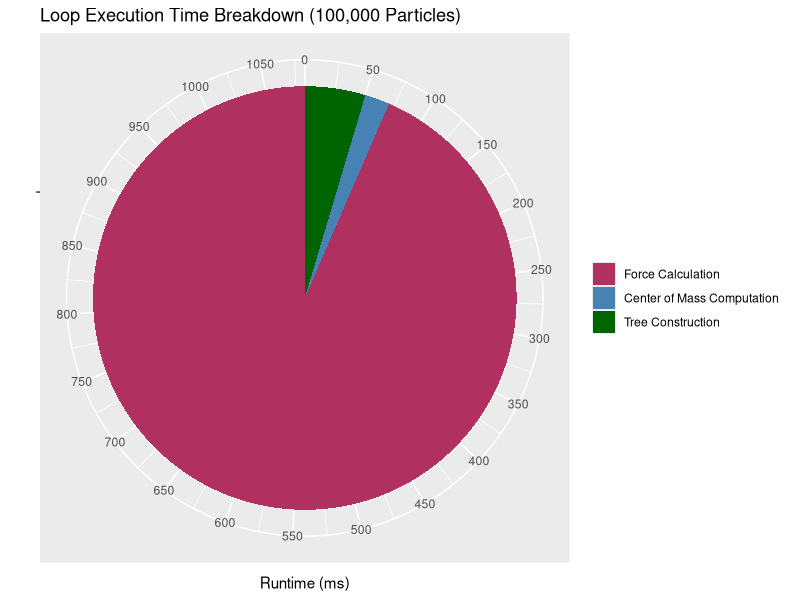

Write the R code that produced this figure.
library(ggplot2)

comptime <- data.frame("Category" = c("Tree Construction", "Center of Mass Computation", "Force Calculation"),
                       "Time" = c(50.005494, 20.460199, 1011.8566))

ggcomptime <- ggplot(comptime, aes(x="", y=Time, fill=factor(
  Category, levels=c("Force Calculation", "Center of Mass Computation", "Tree Construction")))) +
  geom_bar(stat="identity", width=0.5) +
  coord_polar("y", start=0) +
  labs(
    title="Loop Execution Time Breakdown (100,000 Particles)",
    x="",
    y="Runtime (ms)"
  ) + 
  theme(legend.title=element_blank()) +
  scale_y_continuous(breaks=seq(0, 1200, 50)) +
  #geom_text(aes(label = paste0(Time, "ms")), position = position_stack(vjust=0.5), angle = c(10, 10, 10), size = 3) +
  scale_fill_manual(values=c("maroon", "steelblue", "darkgreen"))

svg("comptime.svg")
plot(ggcomptime)
